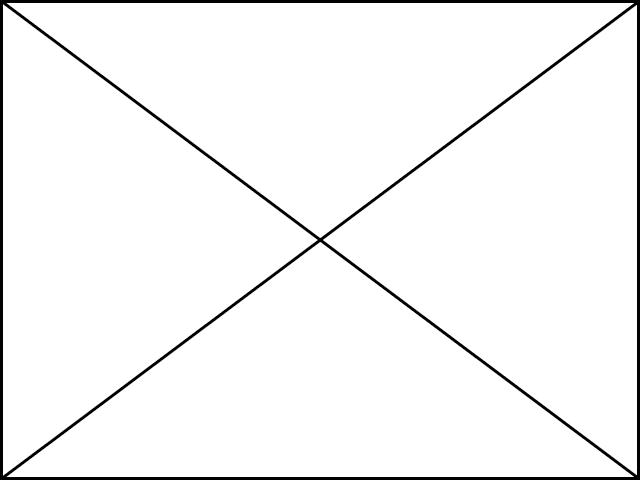
#> input picture v1.png, 640 x 480 px, given in place of the camera
$ python K_Mean_LAB.py
#> lines starting #> are read from the running program, lines starting #| are printed output that depends on the picture; after the words box and inside, x2 and y2 are one past the last pixel; in counts of white or black regions, pixels touching at a corner belong together; long printed decimals are rounded
from __future__ import print_function
from imutils.video import WebcamVideoStream
from imutils.video import FPS
from sklearn.cluster import KMeans
import matplotlib.pyplot as plt
import pandas as pd
import numpy as np
import imutils
import cv2
import time
import math


def angle_calc(a, b, c):
    V1 = math.sqrt(((b[0] - a[0])**2) + ((b[1] - a[1])**2))
    V2 = math.sqrt(((c[0] - b[0])**2) + ((c[1] - b[1])**2))

    AB = (b[0] - a[0]), (b[1] - a[1])
    BC = (c[0] - b[0]), (c[1] - b[1])

    ABC = (AB[0] * BC[0]) + (AB[1] * BC[1])

    a = ABC/(V1*V2)
    angle = math.degrees(math.acos(ABC/(V1*V2)))

    return angle


print("[INFO] sampling THREADED frames from webcam...")
# -------------------------------------------------------------------------------------------------------------
# Definitions
# -------------------------------------------------------------------------------------------------------------
vs = WebcamVideoStream(src=0).start()
time.sleep(1)
fps = FPS().start()
times = []
pixel = []

# -------------------------------------------------------------------------------------------------------------
# Frame Operations and Calculations
# -------------------------------------------------------------------------------------------------------------
start_time = time.time()
frame = vs.read()
#> frame is the input picture: shape (480, 640, 3); mean B, G, R 245.6, 245.6, 245.6
frame = imutils.resize(frame, width=640, height=480)
frame = cv2.cvtColor(frame, cv2.COLOR_BGR2RGB)

plt.figure()
plt.axis("off")
plt.imshow(frame)

gray = cv2.cvtColor(frame, cv2.COLOR_RGB2GRAY)
ret, thresh = cv2.threshold(gray, 0, 255, cv2.THRESH_BINARY_INV + cv2.THRESH_OTSU)
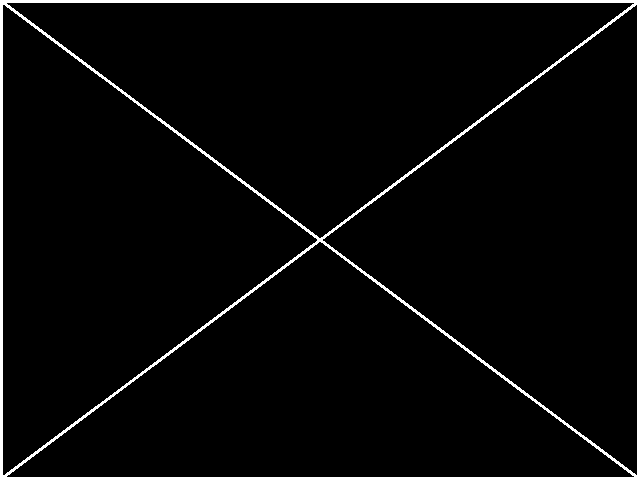
#> thresh: shape (480, 640); 3.7% white; 1 white region, box (x1, y1, x2, y2) and area: (0, 0, 640, 480) 11334
#> ret = 128

src = cv2.split(frame)

and_img1 = cv2.bitwise_and(src[0], thresh)
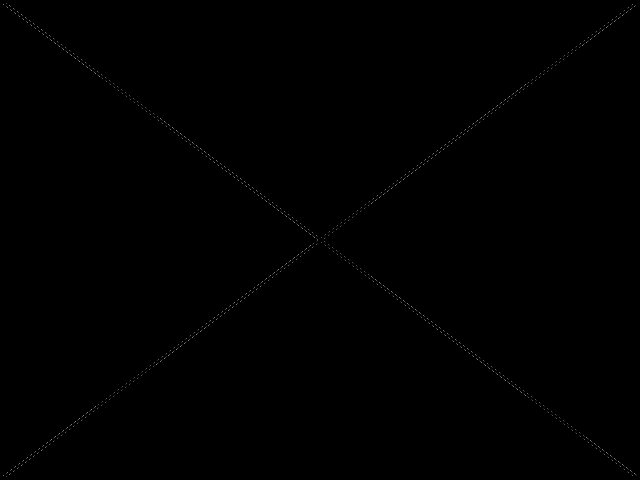
#> and_img1: shape (480, 640); min 0, max 129, mean 0.3
and_img2 = cv2.bitwise_and(src[1], thresh)
and_img3 = cv2.bitwise_and(src[2], thresh)
and_img = cv2.merge((and_img1, and_img2, and_img3))
lab_img = cv2.cvtColor(and_img, cv2.COLOR_RGB2Lab)
#> lab_img: shape (480, 640, 3); mean of channels 0, 1, 2 0.4, 128, 128

plt.figure()
plt.axis("off")
plt.imshow(and_img)

plt.figure()
plt.axis("off")
plt.imshow(lab_img)

p = lab_img[:, [50, 100, 150, 200]]
px = p.reshape(len(p) * len(p[0]), 3)
#> px = 1920 rows, first 8: [0, 128, 128], [0, 128, 128], [0, 128, 128], [0, 128, 128], [0, 128, 128], [0, 128, 128], [0, 128, 128], [0, 128, 128]

for x in px:
    if x[0] != 0 and x[1] != 0 and x[2] != 0:
        pixel.append(x)
#> after the loop, pixel = [[70, 127, 129], [89, 128, 128], [31, 128, 129], [89, 128, 128], [137, 128, 128], [137, 128, 128], [89, 128, 128], [31, 128, 129], [89, 128, 128], [31, 128, 129]]

pixel2 = np.delete(pixel, 0, axis=1)
#> pixel2 = [[127, 129], [128, 128], [128, 129], [128, 128], [128, 128], [128, 128], [128, 128], [128, 129], [128, 128], [128, 129]]

dictionary = {"a": pixel2[:, 0], "b": pixel2[:, 1]}
#> dictionary = {'a': [127, 128, 128, 128, 128, 128, 128, 128, 128, 128], 'b': [129, 128, 129, 128, 128, 128, 128, 129, 128, 129]}
data = pd.DataFrame(dictionary)
#> data = table of 10 rows and 2 columns

plt.figure()
plt.scatter(pixel2[:, 0], pixel2[:, 1], color="red", label="A and B")
plt.xlabel("A Channel")
plt.ylabel("B Channel")

# -------------------------------------------------------------------------------------------------------------
# K-Means Clustering
# -------------------------------------------------------------------------------------------------------------
wcss = []

for k in range(1, 5):
    kmeans = KMeans(n_clusters=k)
    kmeans.fit(data)
    wcss.append(kmeans.inertia_)
#> after the loop, wcss = [3.3, 0.75, 0, 0]

plt.figure()
plt.plot(range(1,5),wcss)
plt.xlabel("number of k (cluster) value")
plt.ylabel("wcss")

kmeans2 = KMeans(n_clusters=2)
clusters = kmeans2.fit_predict(data)
#> clusters = [0, 1, 0, 1, 1, 1, 1, 0, 1, 0]

data["label"] = clusters

plt.figure()
plt.scatter(data.a[data.label == 0], data.b[data.label == 0], color="red")
plt.scatter(data.a[data.label == 1], data.b[data.label == 1], color="green")
plt.scatter(kmeans2.cluster_centers_[:, 0], kmeans2.cluster_centers_[:, 1], color="blue")
plt.xlabel("A Channel")
plt.ylabel("B Channel")

# -------------------------------------------------------------------------------------

plt.show()
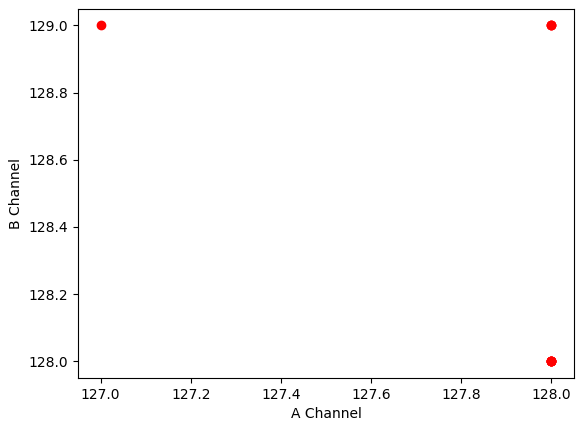
#> figure drawn by matplotlib, 1 panel
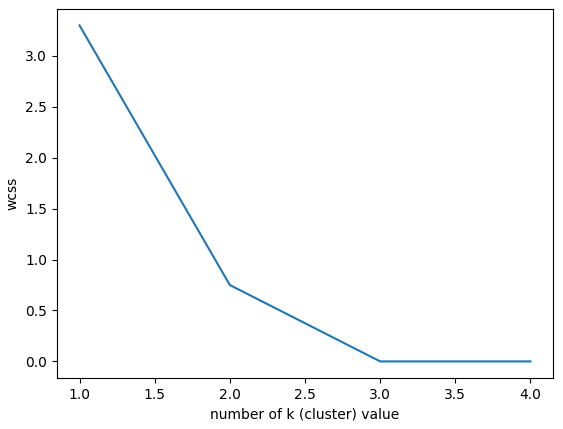
#> figure drawn by matplotlib, 1 panel
times.append(time.time() - start_time)
print(sum(times))
print(angle_calc((1000, int(wcss[0])), (2000, int(wcss[1])), (3000, int(wcss[2]))))
#| 0.1719
times.clear()

cv2.destroyAllWindows()
vs.stop()
